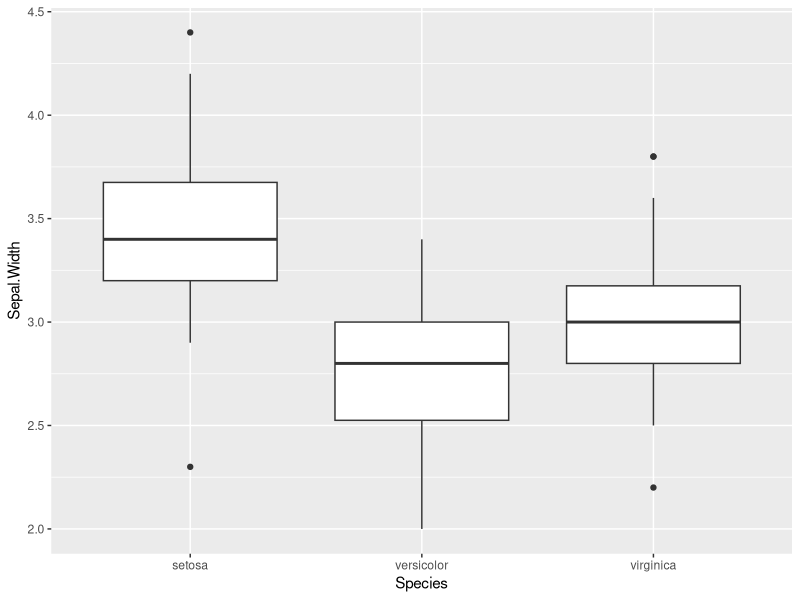
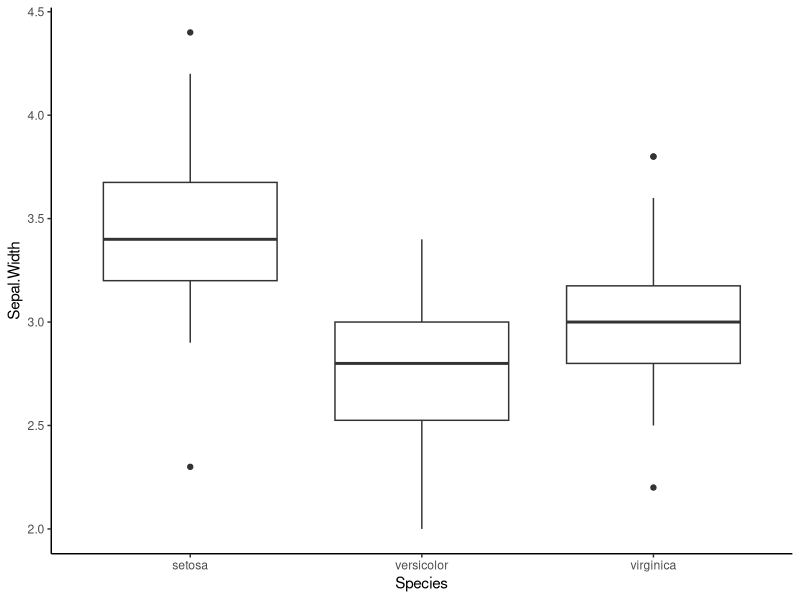
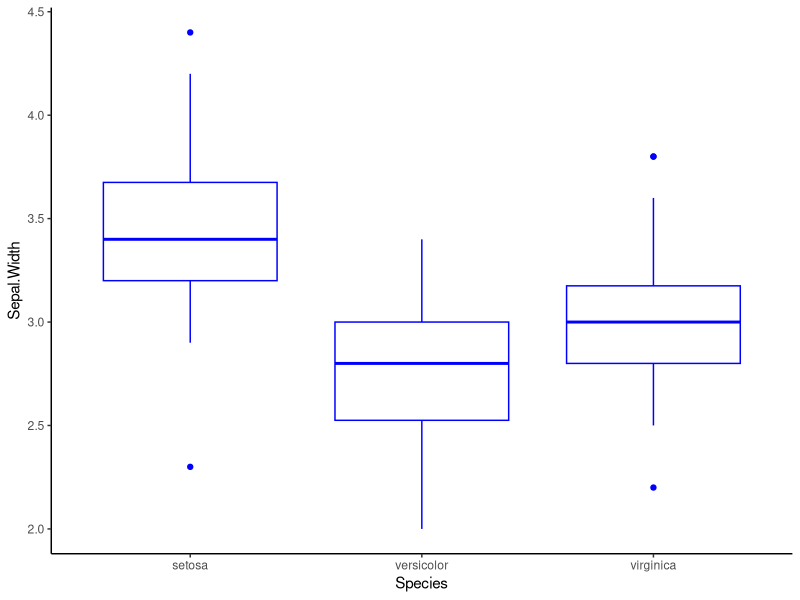
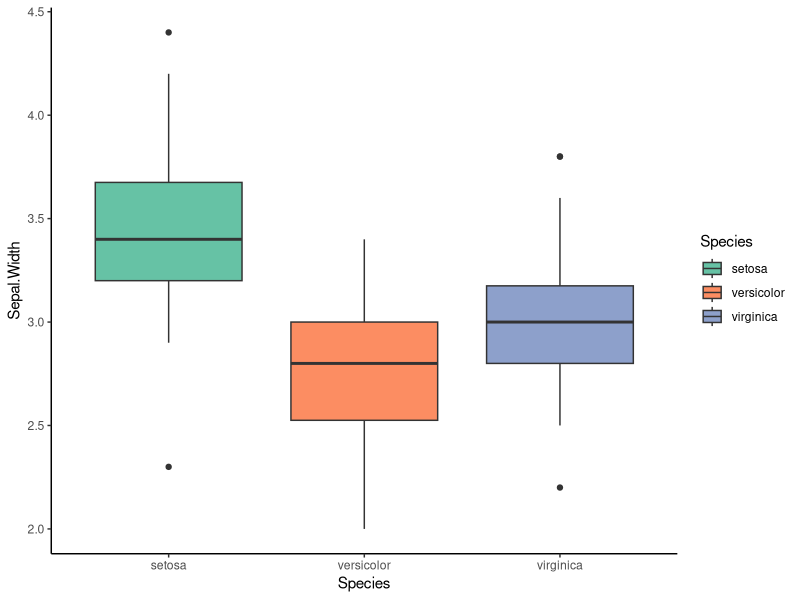
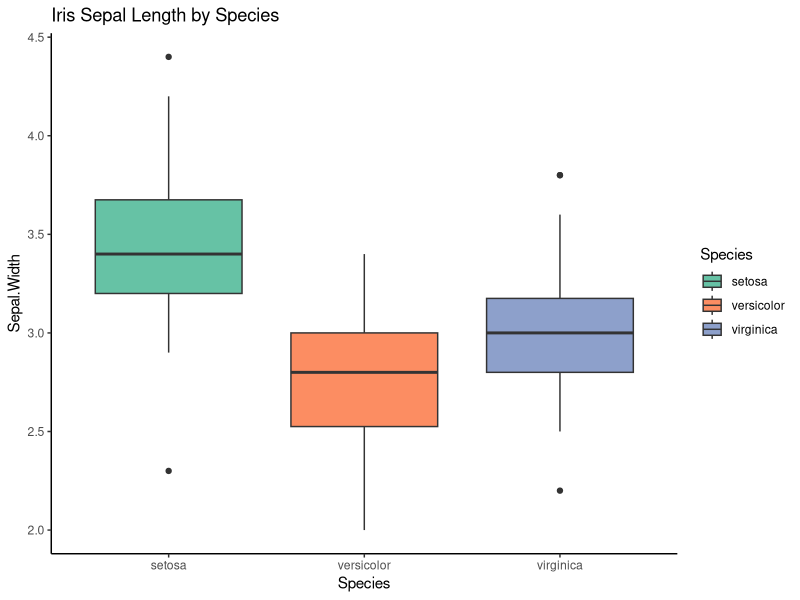

The R source for these figures, in order:
# GTV & Dermatology R Workshop
# Geoffrey Hannigan
# Elizabeth Grice Lab
# University of Pennsylvania

####################
# Part 1: R Basics #
####################

### Intro to RStudio ###

# R studio is a great tool for easily using R
# You can download R studio by visiting the following link:
# http://www.rstudio.com/
# RStudio sections allow for scripting, running scripts, and visualizing plots, variables, and packages (more on these later).

### The Basic R Functions ###

# You can perform functions in R by entering commands into the R command prompt
# Examples are basic addition and multiplication
2 + 2
3 * 3

# Comments are sections of code that are not used by R
# This allows you to type whatever you want after the pound symbol
2 + 2 #Y ou can use a comment to mention the answer is 4

# Variables are letters or words that represent a value
# These can be assigned using the equal symbol (=) or an arrow (<-)
x = 5
y <- 4*4 # This will assign the result of the equation as y

# Variables can be used just like the values they represent
# An example is adding the two values we assigned above
x + y # The answer is 21, which is the same as 16+5

### R Functions ###
# R functions are specialized commands that perform a more complicated task. These are called by typing the name, followed by parenthesis and often some arguments.
# See the help menu for more details on the specific arguments to include with your function of interest
# An example of a function is c, which combines values into a vector (we will discuss vectors below).
c(1,2,3,4,5)
c(1:5) # The colon causes R to go through the digits between the first and second number
# Next we will use functions to install R packages

### R Packages ###
# R packages are sets of scripts that can be easily added to the working R environment, and often serve specific specialized functions
# R packages are often stored in CRAN (the Comprehensive R Archive Network; http://cran.r-project.org/)
# CRAN R packages can be easily installed through the command line
install.packages("ggplot2")
# Once the package is installed, you need to load it into the active R session
library("ggplot2") # We will be using this package later

### R Vectors ###
# A vector is one-dimensional data structure containing a set of values (of the same type)
# Above we made a vector of numbers using the c function
c(1:10)
# A specific value can be extracted from a vector using square brackets
c(1:10)[3] # Returns the third value of the vector (counting starts at one)
# Calculations can also be performed on the values of a vector
c(1:10) * 5 # The result is a vector with each value multiplied by five
# There are a lot of other useful functions for R vectors, which you should explore in greater depth
z <- c(1:10)
length(z) # Get the number of values in the vector z
mean(z) # Calulate the mean of the vector z

### Data Frames ###
# A data frame is basically a list of vectors of equal length.
# It is a tool for storing data tables, and is similar to a spreadsheet in MS Excel
# As an example, we can look at the "iris" plant dataset, which is already included in R
# To see the data frame, simply type its name, or use the View function in RStudio
iris
View(iris)
# The column names can be listed as a vector
colnames(iris)
# A row or column can be extracted using square brackets
iris[2,] # Show the second row of the data frame
iris[,2] # Show the second column of the data frame as a vector
iris[,"Sepal.Width"] # Names can also be used to specify a column
iris[2,2] # Combine the two to the the second field of the second column
iris$Sepal.Width # Another way of specifying the second column of the data frame, using the column name
# Calculations can also be performed on columns (or rows) of the data frame
mean(iris$Sepal.Width) # Calculate the mean of the sepal width column values
median(iris$Sepal.Width) # Calculate median
100 * iris$Sepal.Width # Multiply every value of the column by 100, and save the values into a vector

### Plotting with ggplot ###
# There are multiple options for generating plots in R
# One of the best options is using the ggplot2 package. This is a little difficult to get used to, but offer a wide range of abilities.
# Before use, the package needs to be installed and loaded, as described above.
# As an example, we will generate a box plot of sepal widths, grouped by the species
# Here the function is first specified, followed by the data frame (iris), the column names used for the x and y axes, and an added section (using plus symbol) to specify generation of a box plot.
ggplot(iris, aes(x=Species, y=Sepal.Width)) + geom_boxplot()
ggplot(iris, aes(x=Species, y=Sepal.Width)) + theme_classic() + geom_boxplot() # Add the classic theme
ggplot(iris, aes(x=Species, y=Sepal.Width)) + theme_classic() + geom_boxplot(color="blue") # Add color to the plot
ggplot(iris, aes(x=Species, y=Sepal.Width, fill=Species)) + theme_classic() + geom_boxplot() + scale_fill_brewer(palette="Set2") # Add color by group
ggplot(iris, aes(x=Species, y=Sepal.Width, fill=Species)) + theme_classic() + geom_boxplot() + scale_fill_brewer(palette="Set2") + ggtitle("Iris Sepal Length by Species") # Add a title to the plot


